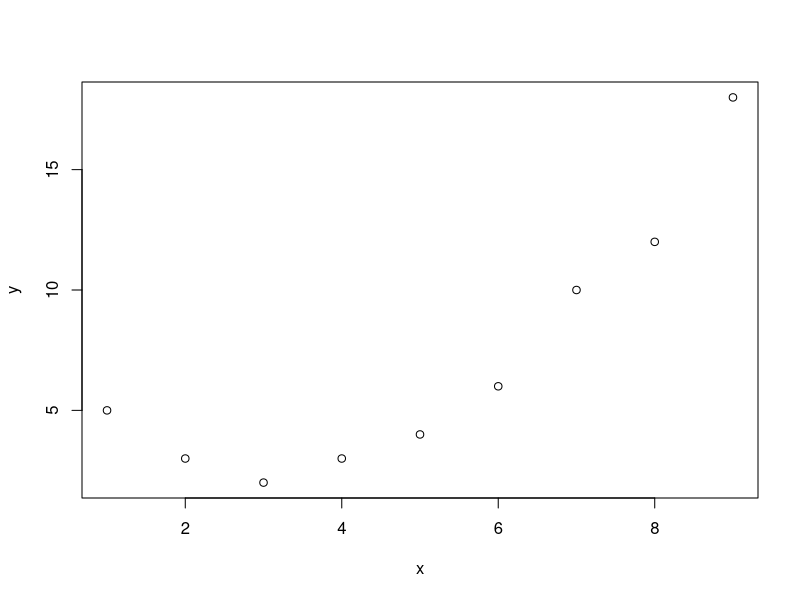
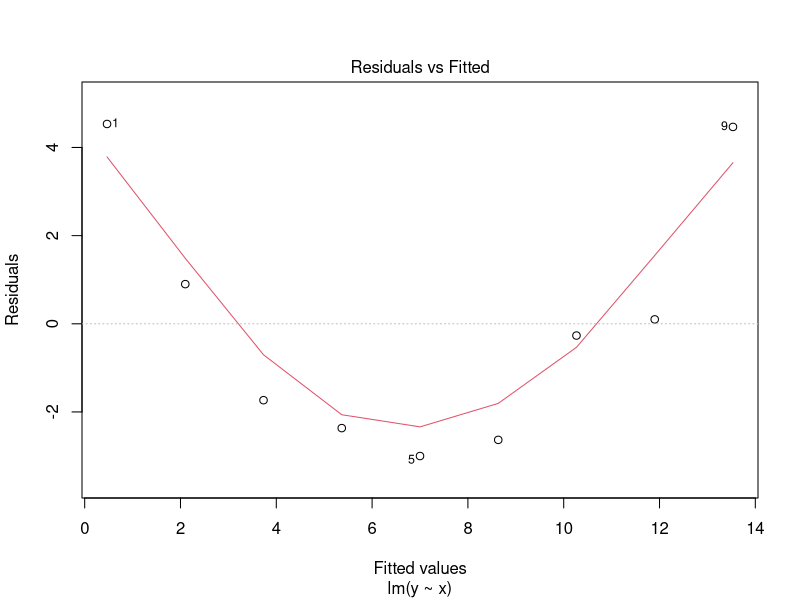
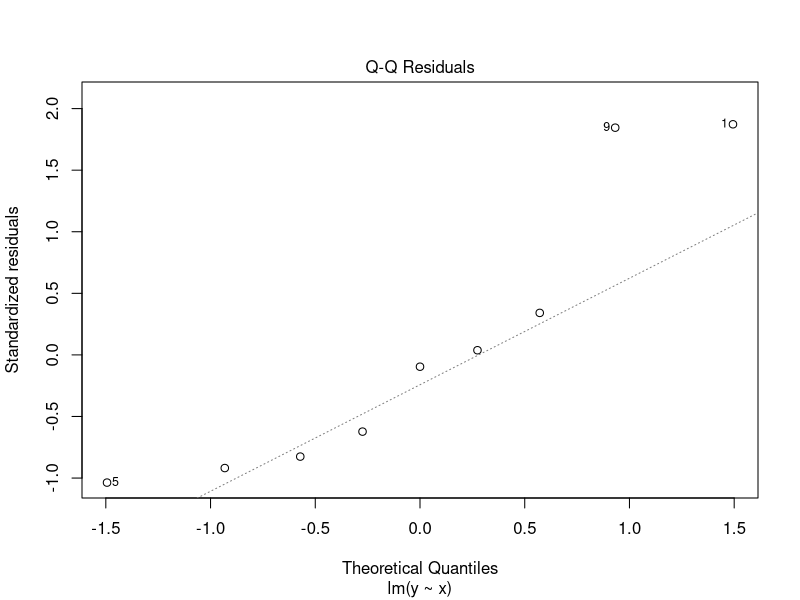
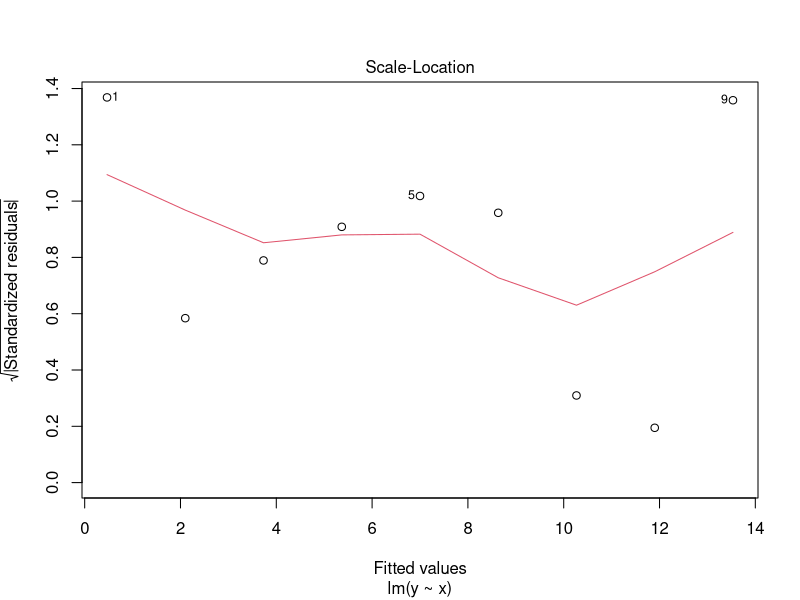
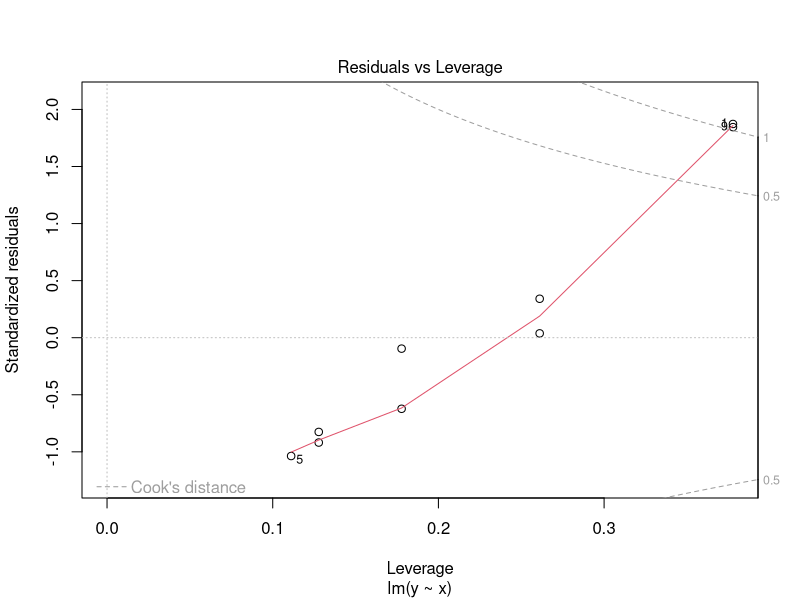
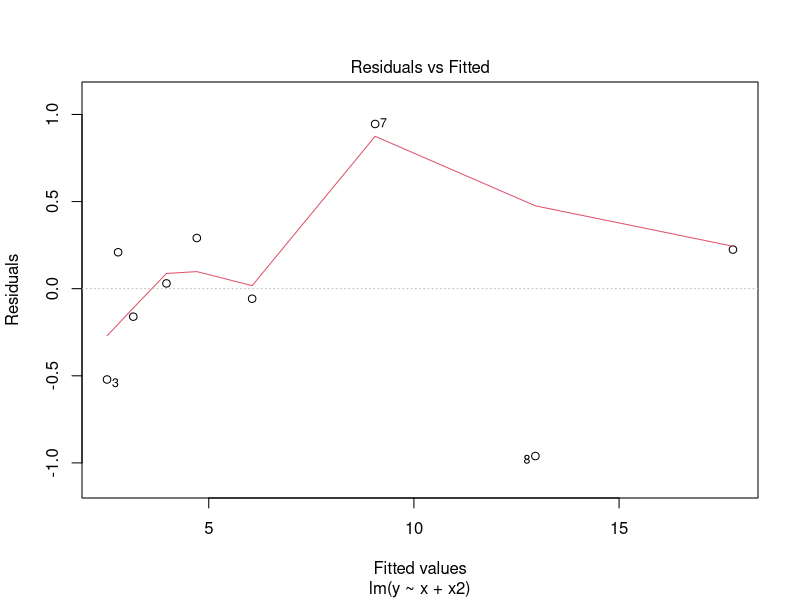
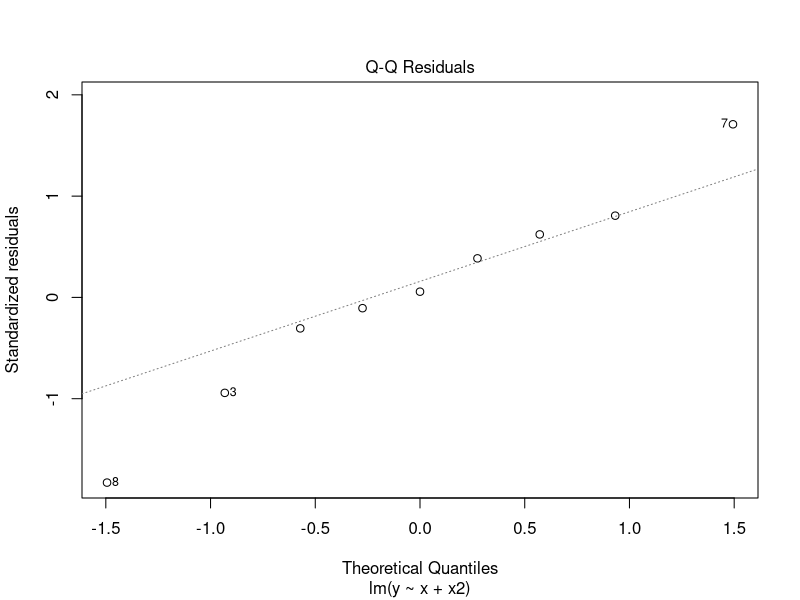
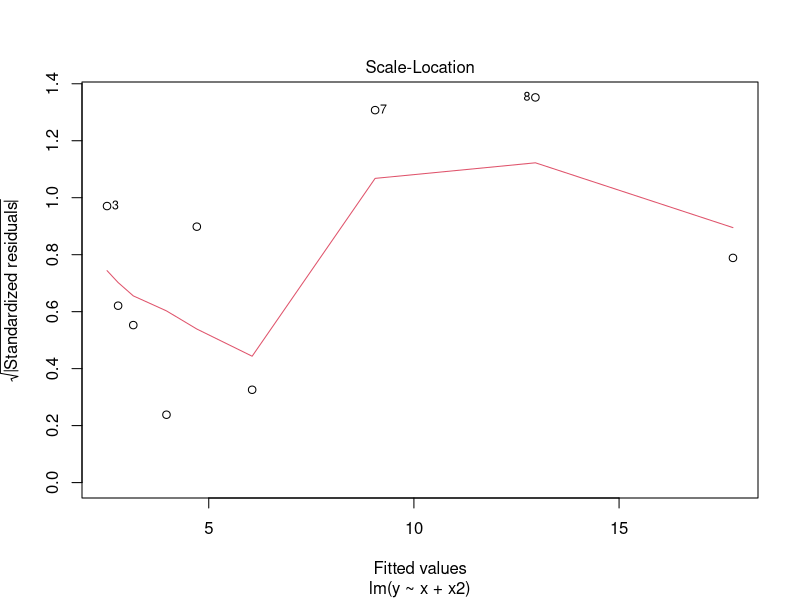

The R source for these figures, in order:
###############################
# ADP certificate
# 2017-10-20
# Modified by Dookyung Kim
###############################

###############################
## 제2장 통계 분석
###############################


# 제2절 기초통계 분석 p370
##########################

## 1. 기술통계
data(iris)
head(iris)
summary(iris)

mean(iris$Sepal.Length)
median(iris$Sepal.Length)
sd(iris$Sepal.Length)
var(iris$Sepal.Length)

quantile(iris$Sepal.Length, 1/4)
quantile(iris$Sepal.Length, 3/4)
max(iris$Sepal.Length)
min(iris$Sepal.Length)

#install.packages('MASS')
library(MASS)
data(Animals)
head(Animals)
quantile(Animals$body)


## 2. 회귀분석 p373

# 가.단순회귀
set.seed(2)
x = runif(10,0,11); x
y = 2 + 3*x + rnorm(10,0,0.2)
dfrm = data.frame(x, y); dfrm
lm(y~x, data=dfrm)

# 나.다중회귀
set.seed(2)
u = runif(10,0,11); v = runif(10,11,20); w = runif(10,1,30)
y = 3 + 0.1*u + 2*v -3*w + rnorm(10,0,0.1)
dfrm = data.frame(y,u,v,w); dfrm
m <- lm(y~u+v+w); m
summary(m)

# 예제
library(MASS); head(ChickWeight)
Chick <- ChickWeight[ChickWeight$Diet==1,]; Chick
lm(weight~Time, data=Chick)
summary(lm(weight~Time, data=Chick))

# 예제
data(cars); head(cars)
speed2 <- cars$speed^2
cars <- cbind(speed2, cars); head(cars)
a <- lm(dist~speed+speed2, data=cars); summary(a)

# 예제
x <- c(1,2,3,4,5,6,7,8,9); y <- c(5,3,2,3,4,6,10,12,18)
df1 <- data.frame(x,y); df1
plot(df1)

x2 <- x^2
df2 <- cbind(x2, df1); df2
b <- lm(y~x, data=df1); summary(b)
plot(b)

c <- lm(y~x+x2, data=df2); c
summary(c)
plot(lm(y~x+x2, data=df2))


## 다. 최적회귀방정식 선택 : 설명변수 선택

X1 <- c(7,1,11,11,7,11,3,1,2,21,1,11,10)
X2 <- c(26,29,56,31,52,55,71,31,54,47,40,66,68)
X3 <- c(6,15,8,8,6,9,17,22,18,4,23,9,8)
X4 <- c(60,52,20,47,33,22,6,44,22,26,34,12,12)
Y <- c(78.5,74.3,104.3,87.6,95.9,109.2,102.7,72.5,93.1,115.9,83.8,113.3,109.4)
df <- data.frame(X1, X2,X3,X4,Y)
head(df)

a <- lm(Y~X1+X2+X3+X4, data=df); summary(a)
b <- lm(Y~X1+X2+X4, data=df); summary(b)
c <- lm(Y~X1+X2, data=df);summary(c)

step(lm(Y~1, df), scope=list(lower=~1, upper=~X1+X2+X3+X4), direction="forward") #전진선택법
step(lm(Y~1, df), scope=list(lower=~1, upper=~X1+X2+X3+X4), direction="both")  # 단계적 방법
step(lm(Y~X1+X2+X3+X4, data=df), direction="backward")  # 후진선택법



# 제3절 다변량 분석  p404
##########################

## 1.상관분석 

#install.packages("Hmisc")
library(Hmisc)
data(mtcars); head(mtcars)

drat <- mtcars$drat; disp <- mtcars$disp
plot(drat, disp)
cor(drat, disp)

# 피어슨상관계수
rcorr(as.matrix(mtcars), type='pearson')
cov(mtcars)
# 스피어만 상관계수
rcorr(as.matrix(mtcars), type="spearman")


## 2.다차원 척도법 (p412)

data(eurodist); eurodist
loc <- cmdscale(eurodist); head(loc)   # cmdscale : 각 도시의 상대적 위치 xy좌표에 도식화
x <- loc[,1]; y <- loc[,2]
plot(x,y, type='n', main="eurodist")
text(x,y, rownames(loc), cex=0.8)
abline(v=0,h=0)


## 3.주성분 분석 (p414)

library(datasets)
data(USArrests); head(USArrests)
summary(USArrests)

fit <- princomp(USArrests, cor=TRUE); summary(fit)   # 공분산이 아니라 상관계수 기준
loadings(fit)   # 주성분의 로딩벡터
plot(fit, type='lines')     # 각 주성분의 분산의 크기(Scree plot)

fit$scores       # 각 관측치를 주성분들로 표현
biplot(fit)      # 관측치를 첫번째, 두번째 주성분좌표에 그린 그림


# 제4절 시계열 분석
###########################

# 1) 시계열자료 불러오기
x <- c(3,5,2,8,4,9)
ts(x)
Nile   #나일강 연락 유입량
ldeaths #영국 월별 폐질환 사망자
plot(Nile)
plot(ldeaths)

# 2) 분해시계열
# 폐질활자
ldeaths.decompose <- decompose(ldeaths)
str(ldeaths.decompose)
ldeaths.decompose$seasonal
plot(ldeaths.decompose)
ldeaths.decompose.adj <- ldeaths - ldeaths.decompose$seasonal
plot(ldeaths.decompose.adj)

# 4) ARIMA 모형
# 차분
Nile.diff1 <- diff(Nile, differences=1)
plot(Nile.diff1)
Nile.diff2 <- diff(Nile, differences=2)
plot(Nile.diff2)

# ARIMA 모델 적합 및 결정
acf(Nile.diff2, lag.max=20)
acf(Nile.diff2, lag.max=20, plot=FALSE)
pacf(Nile.diff2, lag.max=20)
pacf(Nile.diff2, lag.max=20, plot=FALSE)

#install.packages("forecast")
library(forecast)
auto.arima(Nile)    # ARMA(p,q) 결정 -> 최적모형 결정  ARIMA(1,1,1)

# ARIMA 모형을 이용한 예측
Nile.arima <- arima(Nile, order=c(1,1,1)); Nile.arima     # ARIMA(1,1,1) 추정
Nile.forecasts <- forecast(Nile.arima, h=10); Nile.forecasts          # 예측
plot(Nile.forecasts)
